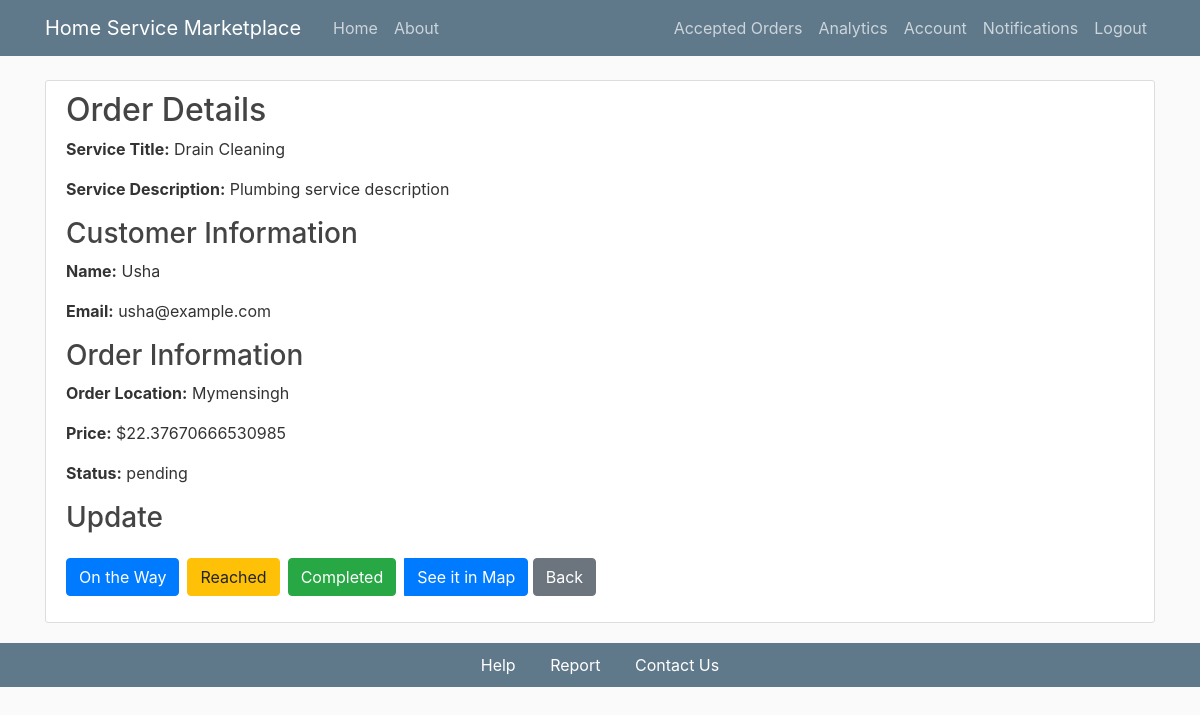
Screenshot of /order/1 (signed in) with the database file from the repository.
### flaskapp/models.py (models this page shows, shortened)
class Service(db.Model):
    id = db.Column(db.Integer, primary_key=True)
    title = db.Column(db.String(100), nullable=False)
    description = db.Column(db.Text, nullable=False)
    date_posted = db.Column(db.DateTime, nullable=False, default=datetime.utcnow)
    user_id = db.Column(db.Integer, db.ForeignKey('user.id'), nullable=False)
    provider_id = db.Column(db.Integer, db.ForeignKey('service_provider.id'), nullable=False)
    ratings = db.Column(db.Integer, nullable=False)
    category_id = db.Column(db.Integer, db.ForeignKey('category.id'), nullable=False)
    duration = db.Column(db.Integer, nullable=False)
    ser_price = db.Column(db.Float, nullable=False)
    orders = db.relationship('Order', backref='linked_service', lazy=True)

class User(db.Model, UserMixin):
    id = db.Column(db.Integer, primary_key=True)
    username = db.Column(db.String(20), nullable=False)
    email = db.Column(db.String(120), unique=True, nullable=False)
    image_file = db.Column(db.String(20), nullable=False, default='default.jpg')
    password = db.Column(db.String(60), nullable=False)
    orders = db.relationship('Order', backref='customer', lazy=True)
    is_admin = db.Column(db.Boolean, nullable=False, default=False)
    services = db.relationship('Service', backref='creator', lazy=True)
    @property
    def is_service_provider(self):
        return ServiceProvider.query.filter_by(id=self.id).first() is not None

class Order(db.Model):
    id = db.Column(db.Integer, primary_key=True)
    order_loc = db.Column(db.String(200), nullable=False)
    order_datetime = db.Column(db.DateTime, default=datetime.utcnow)
    status = db.Column(db.Enum(OrderStatus), nullable=False, default=OrderStatus.pending)
    review = db.Column(db.Text, nullable=True)
    rate = db.Column(db.Integer, nullable=True)
    price = db.Column(db.Float, nullable=False)
    notifications = db.Column(db.Enum(NotificationStatus), default=NotificationStatus.not_viewed)
    ser_id = db.Column(db.Integer, db.ForeignKey('service.id'), nullable=False)
    service = db.relationship('Service', backref='service_orders', lazy=True)  # Renamed backref
    customer_id = db.Column(db.Integer, db.ForeignKey('user.id'), nullable=False)
    service_provider_id = db.Column(db.Integer, db.ForeignKey('service_provider.id'), nullable=False)
    latitude = db.Column(db.Float)
    longitude = db.Column(db.Float)

### flaskapp/routes.py (the view)
@app.route('/order/<int:order_id>')
def order_details(order_id):
    order = Order.query.get(order_id)
    service_provider = ServiceProvider.query.get(order.service_provider_id)
    sp_lat, sp_lon = service_provider.latitude, service_provider.longitude
    order_lat, order_lon = order.latitude, order.longitude
    return render_template(
        'ordersdetails.html',
        order=order,
        service_provider=service_provider,
        service=order.service,
        customer=order.customer,
        sp_lat=sp_lat,
        sp_lon=sp_lon,
        order_lat=order_lat,
        order_lon=order_lon
    )

### flaskapp/models.py (called while the page is built)
@login_manager.user_loader
def load_user(user_id):
    return User.query.get(int(user_id))

### flaskapp/templates/ordersdetails.html (shortened to what this page needs)
{% extends "layout.html" %}
{% block content %}
<div class="content-section">
    <h2>Order Details</h2>
    <p><strong>Service Title:</strong> {{ service.title }}</p>
    <p><strong>Service Description:</strong> {{ service.description }}</p>
    <h3>Customer Information</h3>
    <p><strong>Name:</strong> {{ customer.username }}</p>
    <p><strong>Email:</strong> {{ customer.email }}</p>
    <h3>Order Information</h3>
    <p><strong>Order Location:</strong> {{ order.order_loc }}</p>
    <p><strong>Price:</strong> ${{ order.price }}</p>
    <p><strong>Status:</strong> {{ order.status.value }}</p>
    <h3>Update</h3>
    <div class="btn-group" role="group" aria-label="Order actions">
        <form method="POST" action="{{ url_for('mark_ontheway', order_id=order.id) }}" style="display: inline;">
            <button type="submit" class="btn btn-primary mr-2">On the Way</button>
        </form>
        <form method="POST" action="{{ url_for('mark_reached', order_id=order.id) }}" style="display: inline;">
            <button type="submit" class="btn btn-warning mr-2">Reached</button>
        </form>
        <form method="POST" action="{{ url_for('mark_completed', order_id=order.id) }}" style="display: inline;">
            <button type="submit" class="btn btn-success mr-2">Completed</button>
        </form>
        <button id="seeInMapBtn" class="btn btn-primary">See it in Map</button>
    </div>
    <a href="{{ referrer }}" class="btn btn-secondary mb-3 mt-3">Back</a>
</div>
{% endblock %}

### flaskapp/static/main.css (style rules this page uses)
body { background: #fafafa; color: #333333; margin-top: 5rem; }
h1, h2, h3, h4, h5, h6 { color: #444444; }
.content-section { background: #ffffff; padding: 10px 20px; border: 1px solid #dddddd; border-radius: 3px; margin-bottom: 20px; }

### rows the page displays
Service: title "Drain Cleaning", description "Plumbing service description"
User: username "Usha", email "usha@example.com"
Order: order_loc "Mymensingh", price "22.37670666530985", status.value "pending"
